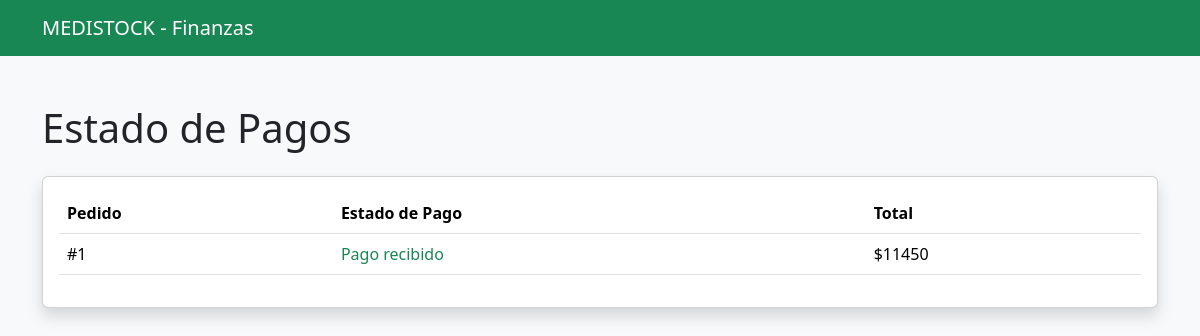
The app's page /finanzas/, older data.
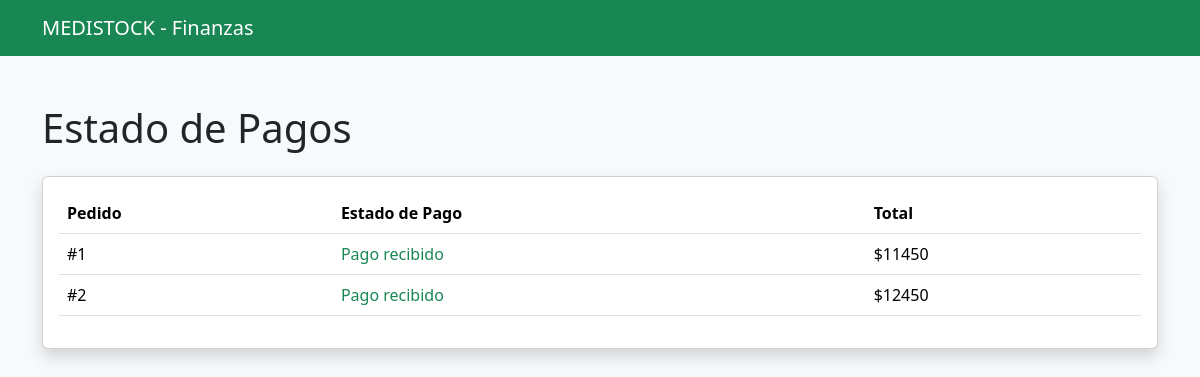
The same page, newer data.
### core/models.py (models this page shows)
class Pedido(models.Model):
    usuario = models.ForeignKey(Usuario, on_delete=models.CASCADE)
    estado = models.CharField(max_length=50)
    productos = models.ManyToManyField(Producto)
    fecha = models.DateTimeField(auto_now_add=True)
    total = models.IntegerField()

### core/views.py (the view)
# urls.py: path('finanzas/', views.finanzas_view, name="finanzas"),
def finanzas_view(request):
    productos = Producto.objects.all()
    pedidos = Pedido.objects.all()
    return render(request, "finanzas.html", {"productos": productos, "pedidos": pedidos})

### core/templates/finanzas.html (shortened to what this page needs)
<!DOCTYPE html>
<html lang="es">
<head>
    <link href="https://cdn.jsdelivr.net/npm/bootstrap@5.3.3/dist/css/bootstrap.min.css" rel="stylesheet">
</head>
<body class="bg-light">
<nav class="navbar navbar-dark bg-success">
    <div class="container">
        <a class="navbar-brand" href="#">MEDISTOCK - Finanzas</a>
    </div>
</nav>
<div class="container mt-5">
    <h1 class="mb-4">Estado de Pagos</h1>
    <div class="card shadow">
        <div class="card-body">
            <table class="table table-hover">
                <thead>
                    <tr>
                        <th>Pedido</th>
                        <th>Estado de Pago</th>
                        <th>Total</th>
                    </tr>
                </thead>
                <tbody>
                    {% for pedido in pedidos %}
                    <tr>
                        <td>#{{ pedido.id }}</td>
                        <td class="text-success">Pago recibido</td>
                        <td>${{ pedido.total }}</td>
                    </tr>
                    {% empty %}
                    <tr>
                        <td colspan="3">No hay pagos registrados</td>
                    </tr>
                    {% endfor %}
                </tbody>
            </table>
        </div>
    </div>
</div>
</body>
</html>

Row changes from the older to the newer data that the page shows:
added Pedido: id "2", total "12450"
